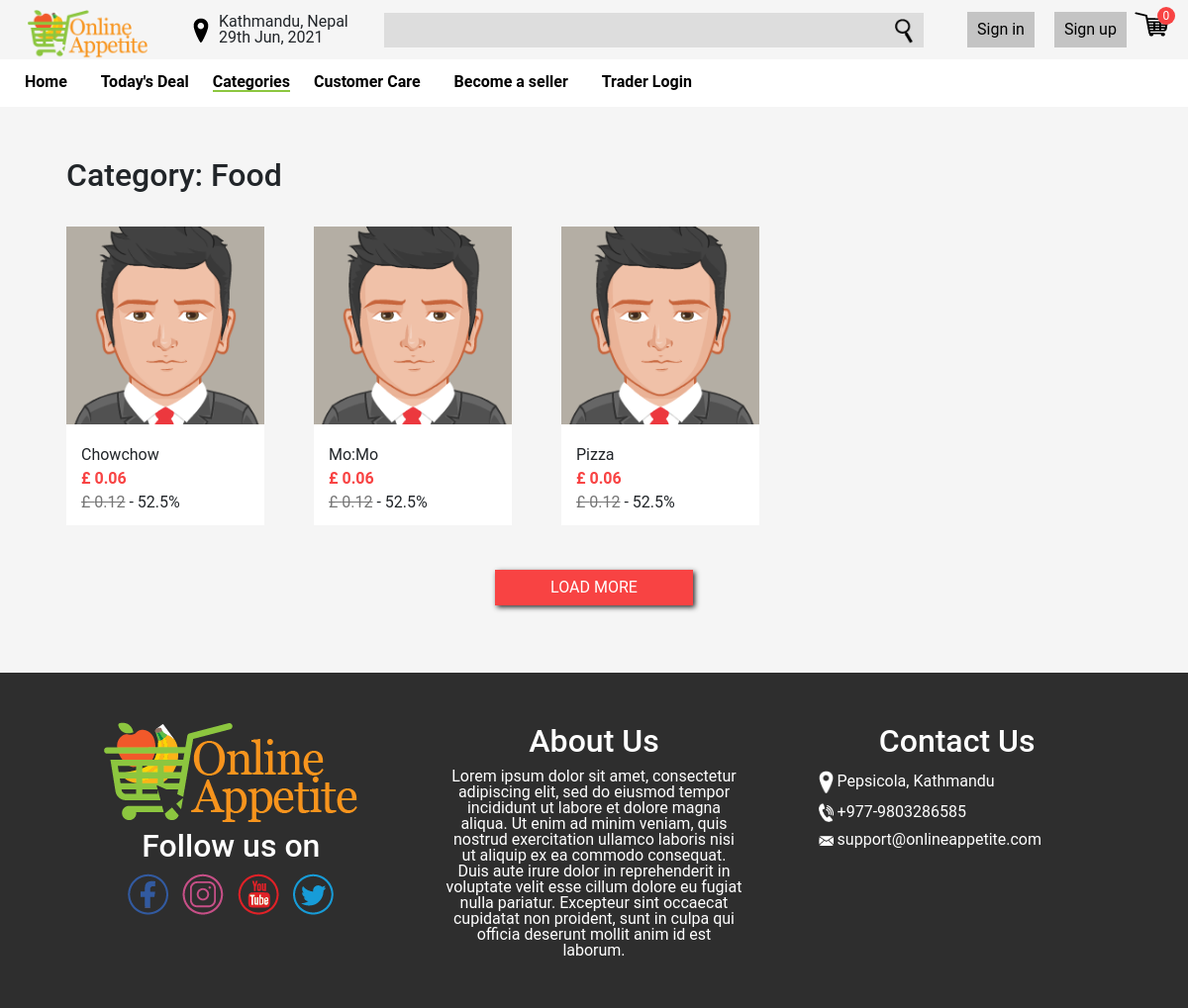
The page /category.php?id=1 on the database as committed earlier.
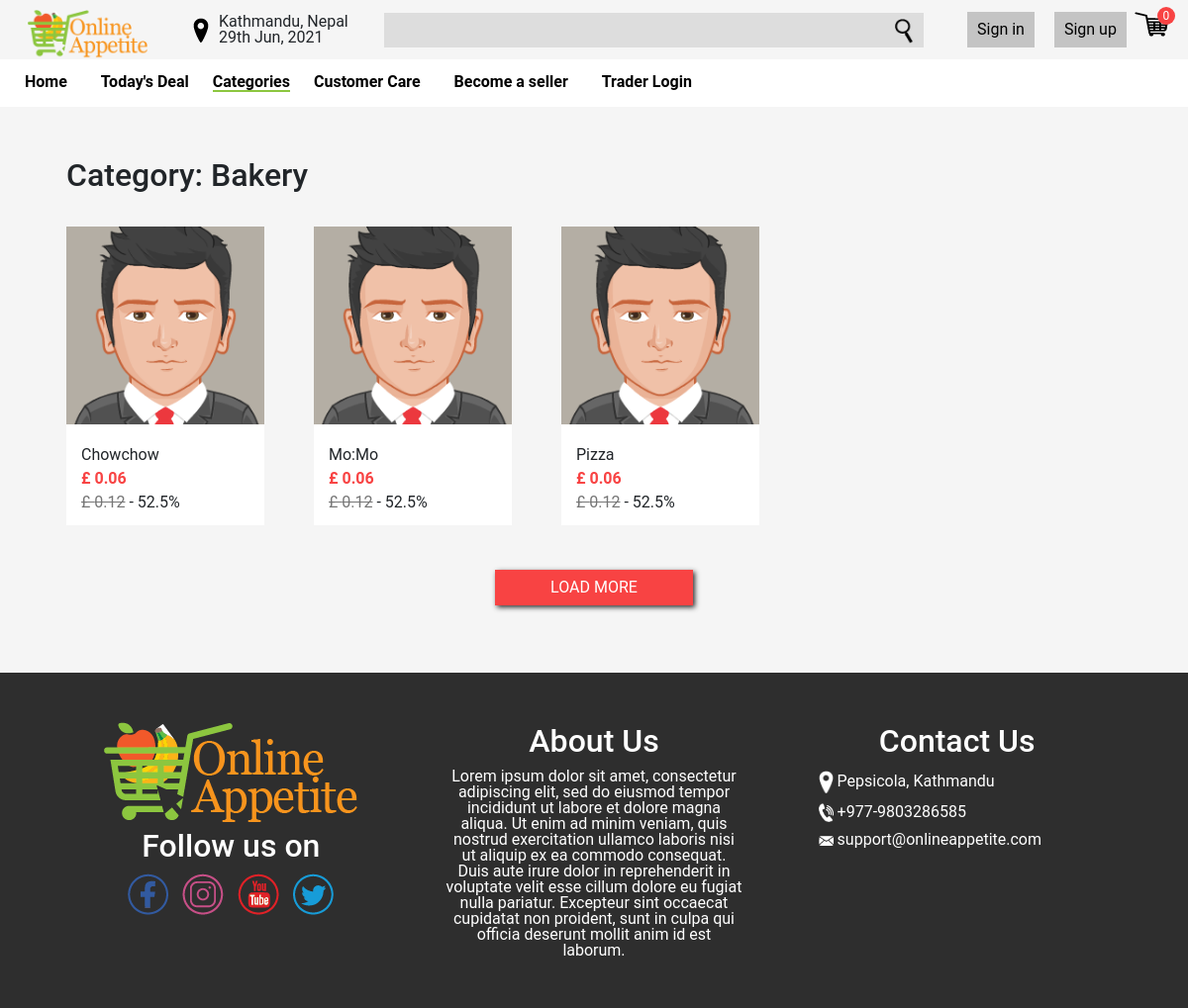
The same page on the database as committed later.
### tables this page shows
CREATE TABLE categories (
	category_id INTEGER NOT NULL PRIMARY KEY AUTOINCREMENT,
	category_name VARCHAR(30) NOT NULL,
	description VARCHAR(200) NOT NULL,
	image VARCHAR(200) NOT NULL,
	created_at TIMESTAMP DEFAULT CURRENT_TIMESTAMP,
	updated_at TIMESTAMP NULL
);

CREATE TABLE products (
	product_id INTEGER NOT NULL PRIMARY KEY AUTOINCREMENT,
	product_name VARCHAR(30) NOT NULL,
	category_id INTEGER NOT NULL,
	confirmed_on DATE NULL,
	price INTEGER NOT NULL,
	stock INTEGER NOT NULL,
	shop_id INTEGER NOT NULL,
	description VARCHAR(200) NOT NULL,
	image1 VARCHAR(50) NOT NULL,
	image2 VARCHAR(50) NOT NULL,
	created_at TIMESTAMP DEFAULT CURRENT_TIMESTAMP,
	updated_at TIMESTAMP NULL, "trader_id" INTEGER,
	FOREIGN KEY (category_id) REFERENCES category (category_id),
	FOREIGN KEY (shop_id) REFERENCES shop (shop_id)
);

### utils/database.php (called while the page is built, shortened)
<?php
    try {
        $conn = new PDO("sqlite:".__DIR__."/../database.sqlite");
        $conn->setAttribute(PDO::ATTR_ERRMODE, PDO::ERRMODE_EXCEPTION);
    }catch(PDOException $e) {
        die("Connection failed: " . $e->getMessage());
    }
    function fetch_all_row($sql){
        global $conn;
        $stmt = $conn->prepare($sql);
        $stmt->execute();
        $res = $stmt->fetchAll(PDO::FETCH_ASSOC);
        return $res;
    }
    function fetch_row($sql){
        global $conn;
        $stmt = $conn->prepare($sql);
        $res = $stmt->execute();
        $res = $stmt->fetch(PDO::FETCH_ASSOC);
        return $res;
    }

### category.php (the view, shortened to what this page needs)
<?php
require 'utils/database.php';
$category_id = $_GET['id'];
$pageCategory = fetch_row("SELECT * FROM categories WHERE category_id = '$category_id'")['category_name'];
$count = $_GET['more'] ?? '' == 'true' ? 30 : 15;
$products = fetch_all_row("SELECT * FROM products WHERE category_id = '$category_id' ORDER BY created_at LIMIT '$count'");
?>
<!DOCTYPE html>
<html lang="en">
<head>
    <link rel="stylesheet" href="css/bootstrap.min.css">
    <link rel="stylesheet" href="css/style.css">
</head>
<body>
    <?php
    $page = 'category';
    include 'header.php';
    ?>
    <div class="container text-center py-5">
        <h2 class="text-start" style="padding-left: 25px;">Category: <?= $pageCategory ?></h2>
        <div class="products">
            <?php
            foreach ($products as $product) {
                $discounts = fetch_all_row("SELECT rate FROM discounts WHERE ((discount_type = 'all') OR (discount_type = 'category' AND target_id = '" . $product['category_id'] . "') OR (discount_type = 'product' AND target_id = '" . $product['product_id'] . "') AND starts_on < CURRENT_DATE AND expires_on > CURRENT_DATE)");
                $discounted_price = round($product['price'] / 100.0, 2);
                foreach ($discounts as $discount) {
                    $discounted_price = $discounted_price * (100 - $discount['rate']) * 0.01;
                }
                $discount_rate = (round($product['price'] / 100.0, 2) - $discounted_price) * 100 / round($product['price'] / 100.0, 2);
            ?>
                <div class="product" onclick="window.location.href='/product.php?id=<?= $product['product_id'] ?>'">
                    <img class="product-image" src="<?= $product['image1'] ?>" alt="">
                    <div class="product-data">
                        <span class="product-name py-2"><?= $product['product_name'] ?></span>
                        <span class="price pb-2">£ <?= number_format((float)$discounted_price, 2, '.', '') ?></span>
                        <?php
                        if ($product['price'] != $discounted_price) {
                        ?>
                            <div>
                                <span class="discount">£ <?= number_format((float)$product['price'] / 100, 2, '.', '') ?></span> -
                                <span class="rate"><?= round($discount_rate, 2) ?>%</span>
                            </div>
                        <?php
                        }
                        ?>
                    </div>
                </div>
            <?php } ?>
        </div>
        <button class="loadmore" onclick="window.location.href='/category.php?id=<?= $category_id ?>&more=true'">LOAD MORE</button>
    </div>
    <?php include 'footer.php'; ?>
</body>
</html>

### header.php (shortened to what this page needs)
<?php
require_once 'utils/database.php';
$page = $page??'';
$cartSize = 0;
?>
<header>
    <div class="top-row">
        <div class="header-logo">
            <a href="/"><img src="assets/images/logo.png" alt="logo"></a>
        </div>
        <div class="header-address">
            <img src="assets/images/mappin.png" alt="mappin">
            <div>
                <span id='address'>Kathmandu, Nepal</span><br>
                <span id='date'></span>
            </div>
        </div>
        <form class="search">
            <input type="text" name="search" class="searchbar">
            <button type="submit"><img src="assets/images/search.png" alt="search"></button>
        </form>
        <div class="top-buttons">
            <?php
            if (!isset($_SESSION['user'])) {
            ?>
                <div class="buttons">
                    <button onclick="location.href='signin.php'" class="signin">Sign in</button>
                    <button onclick="location.href='signup.php'" class="signup">Sign up</button>
                </div>
            <?php
            }
            ?>
            <div class="cart" onclick="window.location.href='/cart.php'">
                <img src="assets/images/cart.png" alt="cart">
                <span id="cart-count"><?= $cartSize ?></span>
            </div>
        </div>
    </div>
    <nav>
        <div id="navspacer"></div>
        <ul class="my-nav small-nav" id="navbar">
            <li class="my-nav-link <?php echo $page == 'home' ? 'active' : ''; ?>">
                <a href="/">Home</a>
            </li>
            <li class="my-nav-link <?php echo $page == 'deal' ? 'active' : ''; ?>">
                <a href="todaydeal.php">Today's Deal</a>
            </li>
            <li class="my-nav-dropdown <?php echo $page == 'category' ? 'active' : ''; ?>">
                <span class="my-dropdown-btn">Categories</span>
            </li>
            <li class="my-nav-link <?php echo $page == 'customerCare' ? 'active' : ''; ?>">
                <a href="customerCare.php">Customer Care</a>
            </li>
            <li class="my-nav-link <?php echo $page == 'seller' ? 'active' : ''; ?>">
                <a href="traderregister.php">Become a seller</a>
            </li>
            <li class="my-nav-link">
                <a href="/trader">Trader Login</a>
            </li>
        </ul>
    </nav>
</header>

### footer.php (shortened to what this page needs)
<footer>
    <div class="footer">
        <div class="info">
            <div class="footer-logo">
                <img src="assets/images/logo.png" alt="logo">
            </div>
            <div class="social">
                <h2>Follow us on</h2>
                <a href="" class="facebook">
                    <img src="assets/images/facebook.png" alt="facebook">
                </a>
                <a href="" class="instagram">
                    <img src="assets/images/instagram.png" alt="instagram">
                </a>
                <a href="" class="youtube">
                    <img src="assets/images/youtube.png" alt="youtube">
                </a>
                <a href="" class="twitter">
                    <img src="assets/images/twitter.png" alt="twitter">
                </a>
            </div>
        </div>
        <div class="about">
            <h2>About Us</h2>
            <span>Lorem ipsum dolor sit amet, consectetur adipiscing elit, sed do eiusmod tempor incididunt ut labore et dolore magna aliqua. Ut enim ad minim veniam, quis nostrud exercitation ullamco laboris nisi ut aliquip ex ea commodo consequat. Duis aute irure dolor in reprehenderit in voluptate velit esse cillum dolore eu fugiat nulla pariatur. Excepteur sint occaecat cupidatat non proident, sunt in culpa qui officia deserunt mollit anim id est laborum.</span>
        </div>
        <div class="contact">
            <h2>Contact Us</h2>
            <ul class="contact-data">
            <li><img src="assets/images/mappin.png" alt="mappin"> Pepsicola, Kathmandu</li>
            <li><img src="assets/images/phone.png" alt="phone"> +977-9803286585</li>
            <li><img src="assets/images/mail.png" alt="email"> support@onlineappetite.com</li>
            </ul>
        </div>
    </div>
</footer>

### css/style.css (style rules this page uses)
html { scroll-behavior: smooth; }
html, body, ul { margin: 0; padding: 0; }
body { font-family: 'Roboto', sans-serif; line-height: 1; background-color: #F5F5F5; }
button, input, textarea, select { font-size: 1em; }
nav { width: 100%; position: relative; }
ul.my-nav { position: absolute; list-style: none; padding: 10px; background-color: #FFFFFF; width: calc(100% - 20px); top: 0; left: 0; z-index: 1; box-sizing: content-box; }
.small-nav { display: block; }
#navspacer { height: 50px; width: 100%; }
li.my-nav-link, .my-nav-dropdown { display: inline-block; margin: 5px; user-select: none; }
li.my-nav-link { color: black; font-weight: 700; }
.my-dropdown-btn { color: black; font-weight: 700; }
li.my-nav-link a { padding: 10px; text-decoration: none; color: black; font-weight: 700; }
li.my-nav-link.active, li.my-nav-dropdown.active { border-bottom: 2px solid #8CC63F; }
.header-logo { padding: 10px 0 0 10px; }
.header-logo img { height: 50px; }
.top-row { display: flex; justify-content: space-around; align-items: center; flex-wrap: wrap; }
.top-buttons { display: flex; }
.header-address { display: flex; align-items: center; }
.header-address img { padding: 0 10px; }
.search { position: relative; }
.searchbar { width: 500px; height: 35px; background-color: #DDD; border: none; padding: 0 35px 0 10px; }
.search button { position: absolute; right: 5px; top: 5px; background-color: transparent; border: none; cursor: pointer; }
.search button img { height: 25px; }
.signin, .signup { background-color: #C4C4C4; border: none; padding: 10px; margin: 0 8px; cursor: pointer; }
.cart { position: relative; cursor: pointer; }
.cart #cart-count { position: absolute; top: -5px; right: -5px; background-color: #F84343; color: #FFFFFF; height: 18px; width: 18px; text-align: center; line-height: 18px; border-radius: 50%; font-size: 12px; }
.products { display: flex; flex-wrap: wrap; justify-content: start; }
.product { margin: 25px; cursor: pointer; background-color: #ffffff; }
.product .product-image { height: 200px; width: 200px; object-fit: contain; }
.product-data { display: flex; flex-direction: column; text-align: start; padding: 15px; }
.product-data .price { color: #F84343; font-weight: 700; }
.product-data .discount { color: #767676; text-decoration: line-through; }
.loadmore { background-color: #F84343; box-shadow: 2px 2px 5px #2E2E2E; color: #FFFFFF; border: none; padding: 10px; width: 200px; margin: 20px 0; cursor: pointer; }
footer { padding: 50px; background-color: #2E2E2E; color: #FFFFFF; }
.footer { display: flex; justify-content: space-around; flex-wrap: wrap; }
.social, .social a { text-decoration: none; margin: 0 5px; text-align: center; }
.contact-data { list-style: none; text-align: start; }
.contact-data li { margin: 10px; }
.contact-data li img { width: 15px; vertical-align: middle; filter: invert(); }
.info, .about, .contact { width: 300px; text-align: center; }

Rows that differ between the two databases and show on the page:
changed categories: category_name "Food" → "Bakery"
